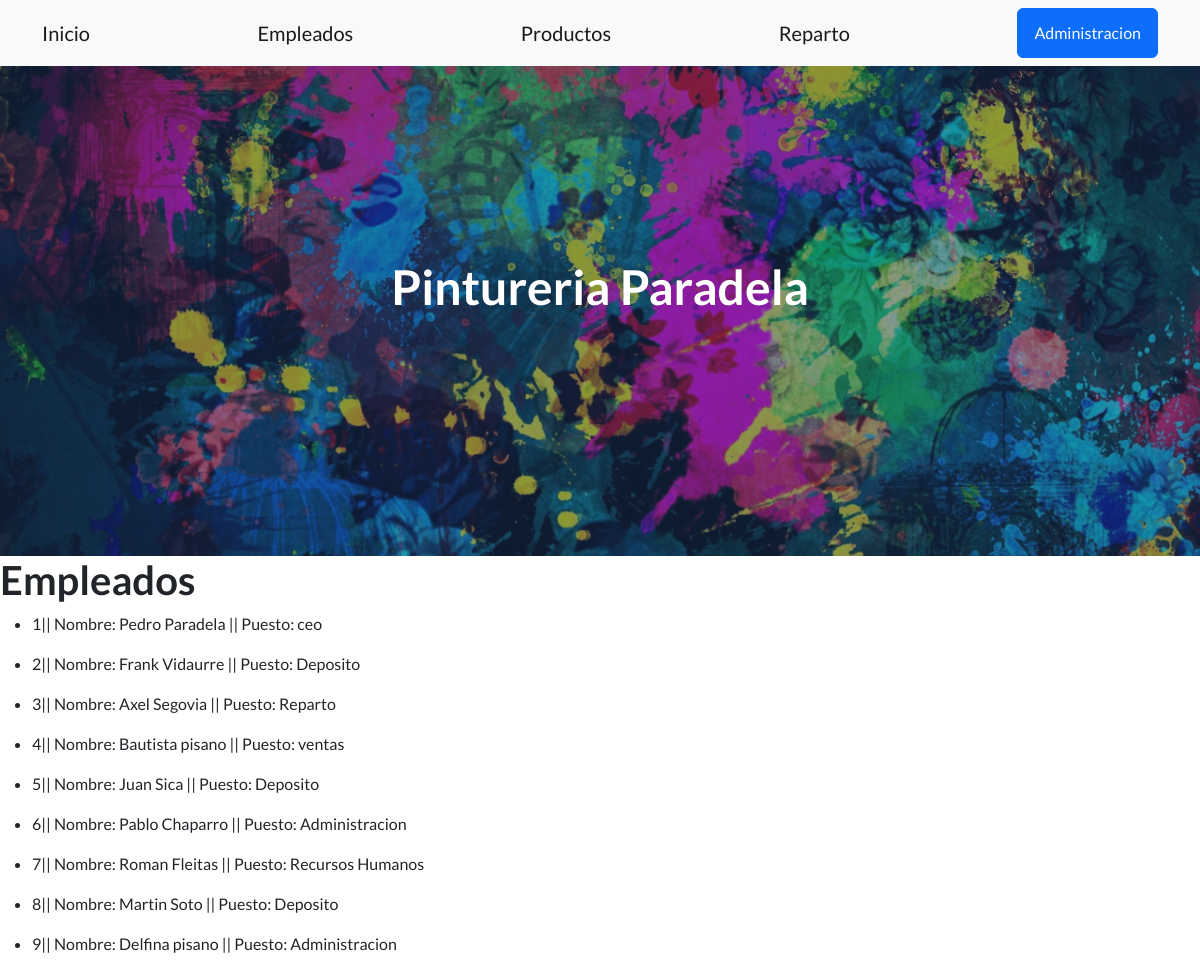
Screenshot of /aplicacion/empleados/ with the database file from the repository.
### aplicacion/models.py (models this page shows, shortened)
class Empleados(models.Model):
    nombre=models.CharField(max_length=40)
    apellido=models.CharField(max_length=40)
    puesto=models.CharField(max_length=40)

### aplicacion/views.py (the view)
# urls.py: path('empleados/', empleados , name="empleados"),
def empleados(request):
    ctx = {"empleados": Empleados.objects.all()}
    return render(request, "aplicacion/empleados.html",ctx)

### aplicacion/templates/aplicacion/empleados.html (shortened to what this page needs)
{% extends 'aplicacion/index.html' %}
{% load static %}
{% block contenido %}
<!DOCTYPE html>
<html lang="en">
<head>
</head>
<body>
  <h1>Empleados</h1>
  {% for empleado in empleados %}
  <ul>
    <li>
       {{ empleado.id }}|| Nombre: {{ empleado.nombre }} {{ empleado.apellido }} || Puesto: {{ empleado.puesto }}
    </li>
  </ul>
  {% endfor %}
</body>
</html>
{% endblock contenido %}

### aplicacion/templates/aplicacion/index.html (shortened to what this page needs)
<!DOCTYPE html>
<html lang="en">
    <head>
        {% load static %}
        <link href="https://cdn.jsdelivr.net/npm/bootstrap-icons@1.5.0/font/bootstrap-icons.css" rel="stylesheet" type="text/css" />
        <link href="{% static 'aplicacion/css/styles.css' %}" rel="stylesheet" />
    </head>
    <body>
        <nav class="navbar navbar-light bg-light static-top">
            <div class="container">
                <a class="navbar-brand" href="{% url 'inicio' %}">Inicio</a>
                <a class="navbar-brand" href="{% url 'empleados' %}"> Empleados</a>
                <a class="navbar-brand" href="{% url 'productos' %}"> Productos</a>
                <a class="navbar-brand" href="{% url 'reparto' %}"> Reparto</a>
                <a class="btn btn-primary" href="{% url 'admin:index' %}">Administracion</a>
            </div>
        </nav>
        <header class="masthead">
            <div class="container position-relative">
                <div class="row justify-content-center">
                    <div class="col-xl-6">
                        <div class="text-center text-white">
                            <h1 class="mb-5">Pintureria Paradela</h1>
                        </div>
                    </div>
                </div>
            </div>
        </header>
       {% block contenido %}
       {% endblock contenido %}

### rows the page displays
Empleados: id "1", nombre "Pedro", apellido "Paradela", puesto "ceo"
Empleados: id "2", nombre "Frank", apellido "Vidaurre", puesto "Deposito"
Empleados: id "3", nombre "Axel", apellido "Segovia", puesto "Reparto"
Empleados: id "4", nombre "Bautista", apellido "pisano", puesto "ventas"
Empleados: id "5", nombre "Juan", apellido "Sica", puesto "Deposito"
Empleados: id "6", nombre "Pablo", apellido "Chaparro", puesto "Administracion"
Empleados: id "7", nombre "Roman", apellido "Fleitas", puesto "Recursos Humanos"
Empleados: id "8", nombre "Martin", apellido "Soto", puesto "Deposito"
Empleados: id "9", nombre "Delfina", apellido "pisano", puesto "Administracion"
